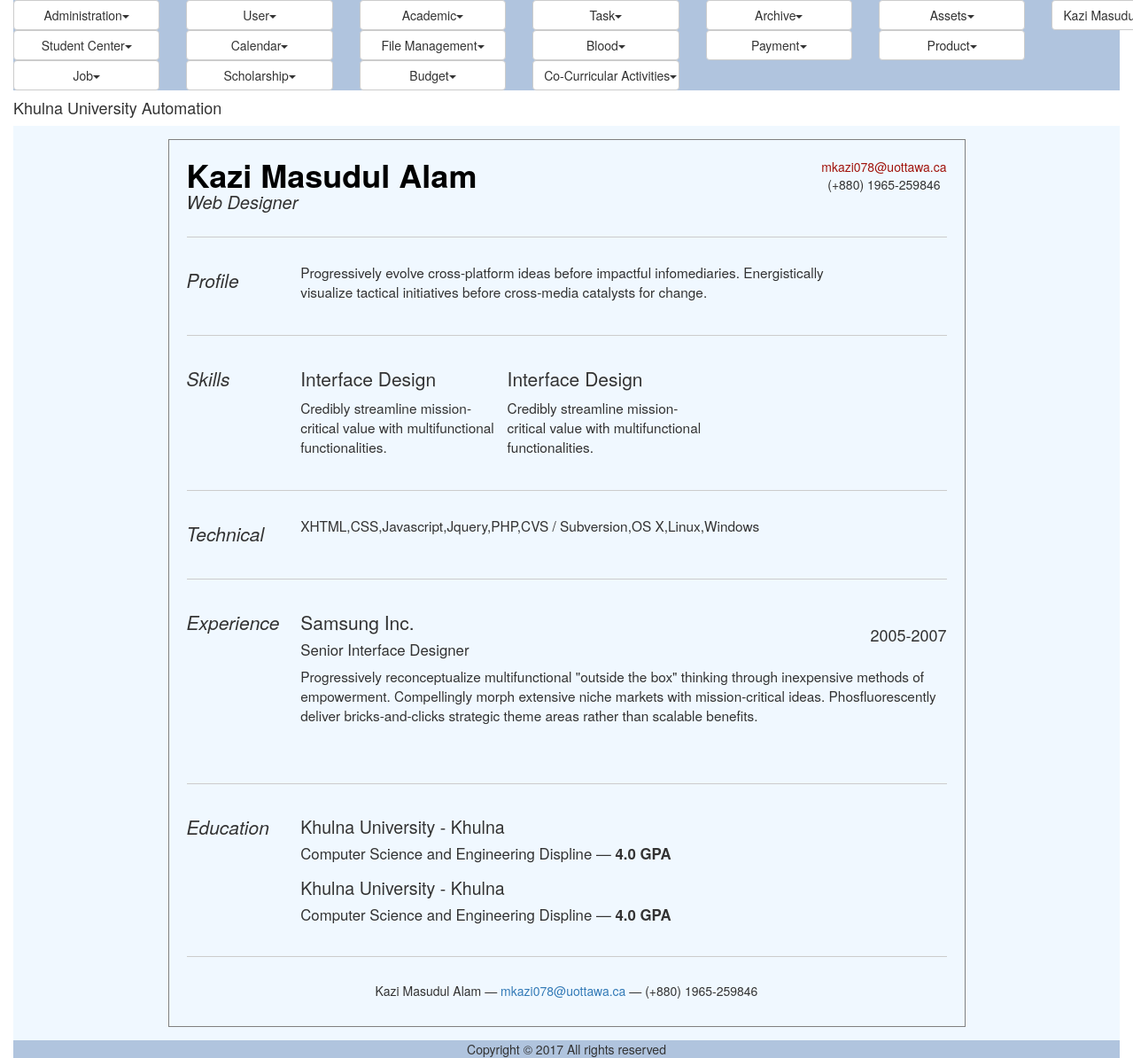
/job_cv_show.php (signed in), run on the app's committed database.
### tables this page shows
CREATE TABLE IF NOT EXISTS `jms_cv` (
  `ID` int(11) NOT NULL AUTO_INCREMENT,
  `applicantID` varchar(40) NOT NULL,
  `Name` varchar(40) NOT NULL,
  `sector` varchar(45) NOT NULL,
  `email` varchar(45) NOT NULL,
  `phone` varchar(45) NOT NULL,
  `profile` varchar(500) NOT NULL,
  `technical_skill` varchar(500) NOT NULL,
  PRIMARY KEY (`ID`)
);

CREATE TABLE IF NOT EXISTS `jms_cv_skills` (
  `ID` int(11) NOT NULL AUTO_INCREMENT,
  `cvID` int(11) NOT NULL,
  `name` varchar(100) NOT NULL,
  `details` varchar(500) NOT NULL,
  PRIMARY KEY (`ID`)
);

CREATE TABLE IF NOT EXISTS `jms_cv_experience` (
  `ID` int(11) NOT NULL AUTO_INCREMENT,
  `cvID` int(11) NOT NULL,
  `jobname` varchar(45) NOT NULL,
  `jobposition` varchar(45) NOT NULL,
  `workingyear` varchar(45) NOT NULL,
  `workdetails` varchar(500) NOT NULL,
  PRIMARY KEY (`ID`)
);

CREATE TABLE IF NOT EXISTS `jms_cv_education` (
  `ID` int(11) NOT NULL AUTO_INCREMENT,
  `cvID` int(11) NOT NULL,
  `instituition` varchar(45) NOT NULL,
  `subject` varchar(45) NOT NULL,
  `cgpa` varchar(45) NOT NULL,
  PRIMARY KEY (`ID`)
);

### util/class.util.inc (called while the page is built, shortened)
<?php
class ConfigUtil implements I_DBConfig, I_LogConfig, I_LanguageConfig{
	public static $s_instance;
	private $_host;
	private $_username;
	private $_password;
	private $_database;
	public static function getInstance() {
		if(!self::$s_instance) {
			self::$s_instance = new self();
		}
		return self::$s_instance;
	}
	private function readConfig(){
		$this->_ini_array = parse_ini_file(CONFIG.'system.ini');
		$this->_host =	$this->_ini_array['db_host'];
		$this->_username = $this->_ini_array['db_username'];
		$this->_password = $this->_ini_array['db_password'];
		$this->_database = $this->_ini_array['db_database'];
	}
	public function getDBHost(){
		return $this->_host;
	}
	public function getDBUserName(){
		return $this->_username;
	}
	public function getDBPassword(){
		return $this->_password;
	}
	public function getDBName(){
		return $this->_database;
	}
}
class DBUtil implements I_DBUtil {
	private static $s_instance;
	private $_host;
	private $_username;
	private $_password;
	private $_database;
	protected $_connection;
	protected $_result;
	public static function getInstance() {
		if(!self::$s_instance) {
			self::$s_instance = new self();
		}
		return self::$s_instance;
	}
	private function readDBConfig(){
		$_config = ConfigUtil::getInstance();
		$this->_host = $_config->getDBHost();
		$this->_username = $_config->getDBUserName();
		$this->_password = $_config->getDBPassword();
		$this->_database = $_config->getDBName();
	}
	private function setConnection(){
		$this->_connection = new mysqli($this->_host, $this->_username,
			$this->_password, $this->_database);
	}
	public function doQuery($sql) {
		$this->_result = $this->_connection->query($sql) or die(mysqli_error($this->_connection));
		return $this->_result;
	}
	public function getNumRows() {
		$this->_numRows = mysqli_num_rows($this->_result);
		return $this->_numRows;
	}
	public function getAllRows() {
		$rows = array();
		for($x = 0; $x < $this->getNumRows(); $x++) {
			$rows[] = mysqli_fetch_assoc($this->_result);
		}
		return $rows;
	}
}
class LogUtil{
	private static $s_instance;
	public static function getInstance(){
		if(!self::$s_instance) {
			self::$s_instance = new self();
		}
		return self::$s_instance;
	}
}
class LangUtil{
	private static $s_instance;
	public static function getInstance() {
		if(!self::$s_instance) {
			self::$s_instance = new self();
		}
		return self::$s_instance;
	}
}
?>

### modules/job/ui/blade/view.job_cv_show.blade.inc (called while the page is built, shortened)
<?php
include_once UTILITY.'class.util.inc';
include_once MODULES_JOB.'bao/class.job_cv_show_bao.inc';
$_JobCVShowBAO = new JobCVShowBAO();
?>

### common/class.common.user.inc (called while the page is built, shortened)
<?php
class User{
    private $_ID;
    public function getID () {
        return $this->_ID;
    }
}
?>

### modules/job/bao/class.job_cv_show_bao.inc (called while the page is built, shortened)
<?php
include_once UTILITY.'class.util.inc';
include_once MODULES_JOB.'dao/class.job_cv_show_dao.inc';
Class JobCVShowBAO{
	private $_JobCVShowDAO;
	public function __construct(){
		$this->_JobCVShowDAO = new JobCVShowDAO();
	}
	public function getCV($globalUser){
		$Result = $this->_JobCVShowDAO->getCV($globalUser);
		return $Result;
	}
}
?>

### modules/job/dao/class.job_cv_show_dao.inc (called while the page is built, shortened)
<?php
include_once UTILITY.'class.util.inc';
Class JobCVShowDAO{
	private $_DB;
	private $_CV;
	public function __construct(){
		$this->_DB = DBUtil::getInstance();
		$this->_CV = new CV();
	}
	public function getCV($globalUser){
		$this->_DB->doQuery("SELECT * FROM jms_cv where applicantID like '$globalUser'");
		$rows = $this->_DB->getAllRows();
		$row = $rows[0];
	    $this->_CV->setID ( $row['ID']);
	    $this->_CV->setapplicantID ( $row['applicantID'] );
	    $this->_CV->setName ( $row['Name'] );
	    $this->_CV->setsector ( $row['sector'] );
	    $this->_CV->setemail( $row['email'] );
	    $this->_CV->setphone( $row['phone'] );
	    $this->_CV->setprofile( $row['profile'] );
	    $this->_CV->settechnical_skill ( $row['technical_skill'] );
	    $Education_List = array();
	    $Experience_List = array();
	    $Skills_List = array();
	    $cv_id=$row['ID'];
		$this->_DB->doQuery("SELECT * FROM jms_cv_education where cvID like '$cv_id'");
		$rows2 = $this->_DB->getAllRows();
		for($i = 0; $i < sizeof($rows2); $i++) {
			$row2 = $rows2[$i];
			$this->_CV_Education = new CV_Education();
			$this->_CV_Education->setID ( $row2['ID']);
		    $this->_CV_Education->setcvID ( $row2['cvID']);
		    $this->_CV_Education->setinstituition ( $row2['instituition'] );
		    $this->_CV_Education->setsubject ( $row2['subject'] );
		    $this->_CV_Education->setcgpa ( $row2['cgpa'] );
		    $Education_List[]=$this->_CV_Education;
			}
		$this->_DB->doQuery("SELECT * FROM jms_cv_experience where cvID like '$cv_id'");
		$rows3 = $this->_DB->getAllRows();
		for($i = 0; $i < sizeof($rows3); $i++) {
			$row3 = $rows3[$i];
			$this->_CV_Experience = new CV_Experience();
		    $this->_CV_Experience->setcvID ( $row3['cvID']);
		    $this->_CV_Experience->setjobname ( $row3['jobname'] );
		    $this->_CV_Experience->setjobposition ( $row3['jobposition'] );
		    $this->_CV_Experience->setworkingyear ( $row3['workingyear'] );
		    $this->_CV_Experience->setworkdetails ( $row3['workdetails'] );
		    $Experience_List[]=$this->_CV_Experience;
			}
		$this->_DB->doQuery("SELECT * FROM jms_cv_skills where cvID like '$cv_id'");
		$rows4 = $this->_DB->getAllRows();
		for($i = 0; $i < sizeof($rows4); $i++) {
			$row4 = $rows4[$i];
			$this->_CV_Skills = new CV_Skills();
		    $this->_CV_Skills->setcvID ( $row4['cvID']);
		    $this->_CV_Skills->setname ( $row4['name'] );
		    $this->_CV_Skills->setdetails ( $row4['details'] );
		    $Skills_List[]=$this->_CV_Skills;
			}
		$this->_CV->seteducation( $Education_List);
	    $this->_CV->setexperience( $Experience_List );
	    $this->_CV->setskills ( $Skills_List );
		$Result = new Result();
		$Result->setIsSuccess(1);
		$Result->setResultObject($this->_CV);
		return $Result;
	}
}
?>

### modules/job/ui/view.job_cv_show.inc (the view, shortened to what this page needs)
<?php
include_once 'blade/view.job_cv_show.blade.inc';
?>
<div class="panel-default">
    <div class="panel-body">
    	<?php
    		if(isset($_SESSION['cvid'])){
    			$Result = $_JobCVShowBAO->getCV($_SESSION['cvid']);
    			unset($_SESSION['cvid']);
    		}
    		else{
				$globalUser = $_SESSION["globalUser"];
				$Result = $_JobCVShowBAO->getCV($globalUser->getID());
			}
			if($Result->getIsSuccess()){
				$CV = $Result->getResultObject();
		?>
    	<div id="full_cv">
			<div id="jms_cv_header">
				<div id="jms_name_appearence">
					<h1><?php echo $CV->getName(); ?></h1>
					<h2><?php echo $CV->getsector(); ?></h2>
				</div>
				<div id="jms_cv_link">
					<a id="jms_cv_link_email" href="mailto:name@yourdomain.com"><?php echo $CV->getemail(); ?></a>
					<p id="jms_cv_link_phone"><?php echo $CV->getphone(); ?></p>
				</div>
			</div>
			<div class="jms_cv_body">
				<div class="jms_cv_body_ratio">
					<div class="jms_cv_body_profile_head">
						<h2>Profile</h2>
					</div>
					<div class="jms_cv_body_profile_details">
						<p>
							<?php echo $CV->getprofile(); ?>
						</p>
					</div>
				</div>
				<div class="jms_cv_body_ratio">
					<div class="jms_cv_body_skills_header">
						<h2>Skills</h2>
					</div>
					<div class="jms_cv_body_skills_details">
						<?php
							for($i = 0; $i < sizeof($CV->getskills()); $i++) {
								?>
							<div class="talent">
								<h2><?php echo $CV->getskills()[$i]->getname(); ?></h2>
								<p><?php echo $CV->getskills()[$i]->getdetails(); ?></p>
							</div>
							<?php
							}
						?>
					</div>
				</div>
				<div class="jms_cv_body_ratio width">
					<div class="jms_cv_body_technical_header">
						<h2>Technical</h2>
					</div>
					<div class="jms_cv_body_technical_details">
						<p><?php echo $CV->gettechnical_skill(); ?></p>
					</div>
				</div>
				<div class="jms_cv_body_ratio">
					<div class="jms_cv_body_experience_header">
						<h2>Experience</h2>
					</div>
					<div class="jms_cv_body_experience_details">
							<?php
							for($i = 0; $i < sizeof($CV->getexperience()); $i++) {
								?>
								<div class="job">
									<h2><?php echo $CV->getexperience()[$i]->getjobname(); ?></h2>
									<h3><?php echo $CV->getexperience()[$i]->getjobposition(); ?></h3>
									<h4><?php echo $CV->getexperience()[$i]->getworkingyear(); ?></h4>
									<p><?php echo $CV->getexperience()[$i]->getworkdetails(); ?> </p>
								</div>
							<?php
							}
							?>
					</div>
				</div>
				<div class="jms_cv_body_ratio width">
					<div class="jms_cv_body_education_header">
						<h2>Education</h2>
					</div>
					<?php
					for($i = 0; $i < sizeof($CV->geteducation()); $i++) {
						?>
						<div class="jms_cv_body_education_details">
							<h2><?php echo $CV->geteducation()[$i]->getinstituition(); ?></h2>
							<h3><?php echo $CV->geteducation()[$i]->getsubject(); ?> &mdash; <strong><?php echo $CV->geteducation()[$i]->getcgpa(); ?> GPA</strong> </h3>
						</div>
					<?php
					}
					?>
				</div>
			</div>
			<div id="jms_cv_footer">
				<p><?php echo $CV->getName(); ?> &mdash; <a href="mailto:name@yourdomain.com"><?php echo $CV->getemail(); ?></a> &mdash; <?php echo $CV->getphone(); ?></p>
			</div>
	    </div>
	    <?php
			}
			else{
				echo $Result->getResultObject();
			}
		?>
    </div>
</div>

### resources/css/jms_job.css (style rules this page uses)
#full_cv { width: 900px; margin: 0 auto; border: 1px solid grey; padding: 20px; }
#jms_cv_header { display: block; position: relative; margin-bottom: 2em; padding-bottom: 2em; border-bottom: 1px solid #ccc; }
.jms_cv_body_ratio { margin-bottom: 2em; padding-bottom: 2em; border-bottom: 1px solid #ccc; display: inline-block; }
#jms_name_appearence { display: inline-block; }
#jms_name_appearence h1 { margin: 0px; color: black; font-weight: bold; }
#jms_name_appearence h2 { font-size: 20px; margin: 0px; padding: 0px; outline: 0px; font-style: italic; }
#jms_cv_link { float: right; text-align: center; box-sizing: border-box; }
#jms_cv_link_email { color: #A1140D; }
.jms_cv_body_profile_head { display: inline-block; float: left; width: 15%; }
.jms_cv_body_profile_head h2 { font-size: 150%; font-style: italic; font-weight: normal; margin-top: 9px; }
.jms_cv_body_profile_details { width: 85%; }
.jms_cv_body_profile_details p { font-size: 110%; }
.jms_cv_body_skills_header { display: inline-block; float: left; width: 15%; }
.jms_cv_body_skills_header h2 { font-size: 150%; font-style: italic; font-weight: normal; margin-top: 9px; }
.jms_cv_body_skills_details { width: 85%; float: right; }
.talent { width: 32%; float: left; }
.talent h2 { font-size: 150%; font-weight: normal; margin-top: 9px; }
.talent p { font-size: 110%; }
.width { width: 100%; }
.jms_cv_body_technical_header { display: inline-block; float: left; width: 15%; }
.jms_cv_body_technical_header h2 { font-size: 150%; font-style: italic; font-weight: normal; margin-top: 9px; }
.jms_cv_body_technical_details { width: 85%; float: right; }
.jms_cv_body_technical_details p { font-size: 110%; }
.jms_cv_body_experience_header { display: inline-block; width: 15%; }
.jms_cv_body_experience_header h2 { font-size: 150%; font-style: italic; font-weight: normal; margin-top: 9px; }
.jms_cv_body_experience_details { width: 85%; float: right; }
.job { position: relative; margin-bottom: 1em; padding-bottom: 1em; border-bottom: 1px solid #ccc; }
.job h2 { font-size: 150%; font-weight: normal; margin-top: 9px; }
.job h3 { font-size: 120%; font-weight: normal; margin-top: 9px; }
.job h4 { position: absolute; top: 0.35em; right: 0; }
.job:last-child { border: none; }
.job p { font-size: 110%; }
.jms_cv_body_education_header { display: inline-block; width: 15%; }
.jms_cv_body_education_header h2 { font-size: 150%; font-style: italic; font-weight: normal; margin-top: 9px; }
.jms_cv_body_education_details { width: 85%; float: right; }
.jms_cv_body_education_details h2 { font-size: 140%; font-weight: normal; margin-top: 9px; }
.jms_cv_body_education_details h3 { font-size: 120%; font-weight: normal; margin-top: 9px; }
#jms_cv_footer { text-align: center; }

### data on the page
jms_cv: Name "Kazi Masudul Alam", sector "Web Designer", email "mkazi078@uottawa.ca", phone "(+880) 1965-259846", profile "Progressively evolve cross-platform ideas before impactful infomediaries. Energistically visualize tactical initiatives before cross-media catalysts for change.", technical_skill "XHTML,CSS,Javascript,Jquery,PHP,CVS / Subversion,OS X,Linux,Windows"
jms_cv_skills: name "Interface Design", details "Credibly streamline mission-critical value with multifunctional functionalities."
jms_cv_skills: name "Interface Design", details "Credibly streamline mission-critical value with multifunctional functionalities."
jms_cv_experience: jobname "Samsung Inc.", jobposition "Senior Interface Designer", workingyear "2005-2007", workdetails "Progressively reconceptualize multifunctional \"outside the box\" thinking through inexpensive methods of empowerment. Compellingly morph extensive niche markets with mission-critical ideas. Phosfluorescently deliver bricks-and-clicks strategic theme areas rather than scalable benefits."
jms_cv_education: instituition "Khulna University - Khulna", subject "Computer Science and Engineering Displine", cgpa "4.0"
jms_cv_education: instituition "Khulna University - Khulna", subject "Computer Science and Engineering Displine", cgpa "4.0"

### other printed values
$globalMenu[$i]->getTitle() "Administration User Academic Task Archive Assets Student Center Calendar File Management Blood Payment Product Job Scholarship Budget Co-Curricular Activities"
$CurrentUser->getFullName() "Kazi…"
